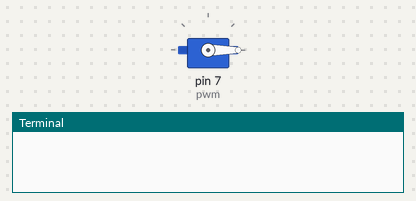
This program was run on a simulated Raspberry Pi (header pin numbers). Shown: servo, the last lines printed to the terminal. Servo angles are drawn from the pulse width (0.5 ms = 0°, 2.5 ms = 180°).

Above: at 0.1 s.
At 19.1 s:
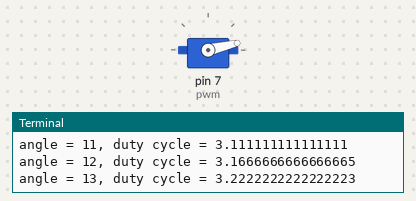
At 39.1 s:
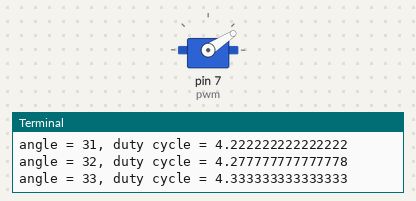
Timing chart, 0 to 40.0 s (numbered marks = the images above):
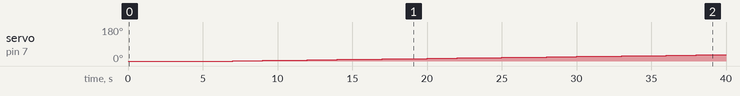

The program:

servo1.py
```python
import RPi.GPIO as GPIO
import time

GPIO.setmode(GPIO.BOARD)
GPIO.setup(7, GPIO.OUT)
pwm = GPIO.PWM(7,50)
pwm.start(2.5)
time.sleep(5)

def update(angle):
    """angle value from 10 to 180 """
    time.sleep(1)
    duty = float(angle)/(180/(12.5-2.5)) + 2.5
    print ("angle = %s, duty cycle = %s"%(angle, duty))
    pwm.ChangeDutyCycle(duty)

if __name__ == '__main__':
    try:
        for x in range(180):
            update(x)
        pwm.stop()

    except KeyboardInterrupt:
        GPIO.cleanup()

    GPIO.cleanup()
```

Measured:
- by itself, servo on pin 7 (pwm): moves from 0° to 33° over 32.0 s
